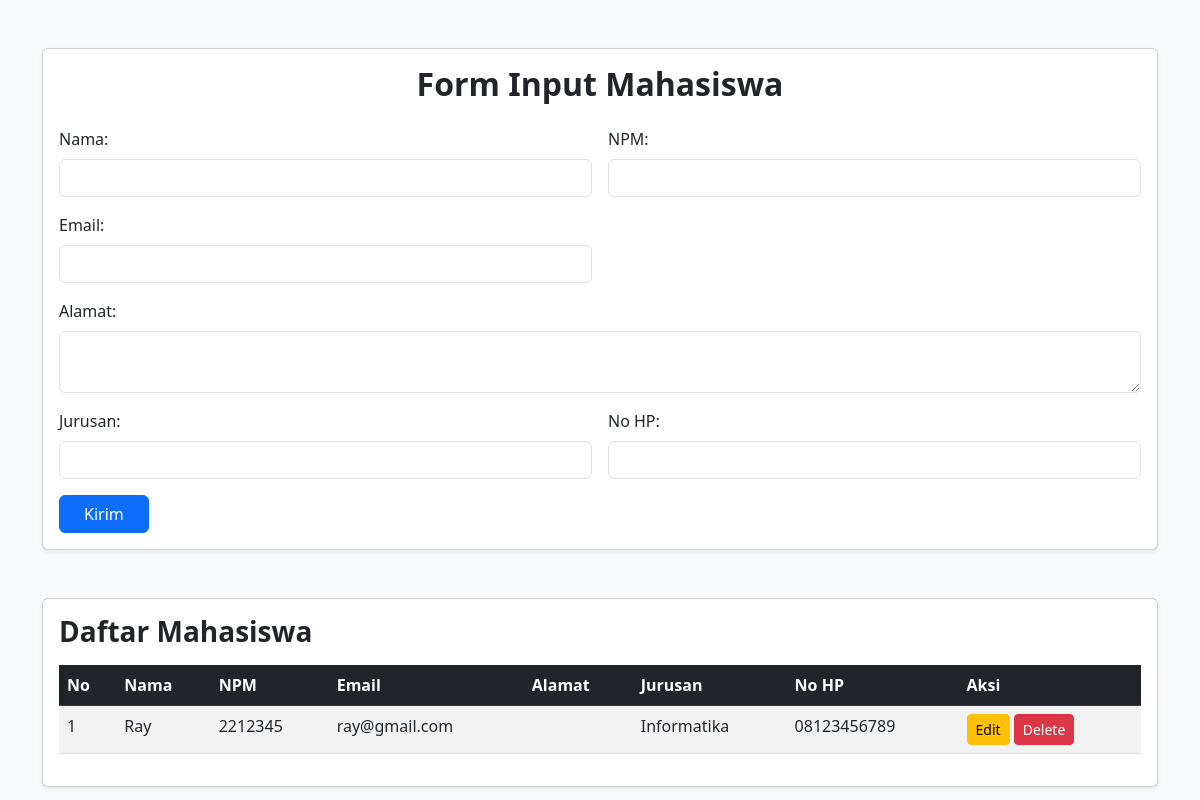
Page /mahasiswa/input/ (signed in) on the earlier database version.
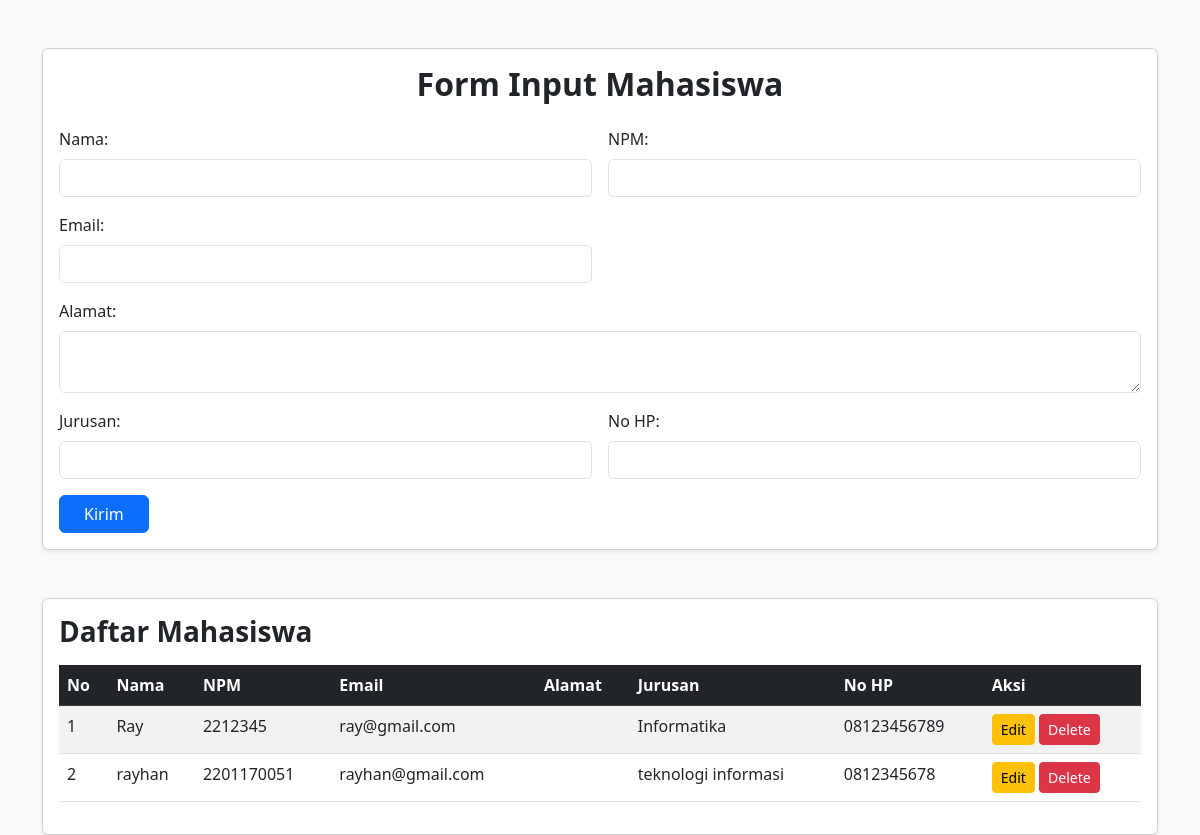
Same page on the later database version.
### mahasiswa/models.py (models this page shows, shortened)
class Mahasiswa(models.Model):
    nama = models.CharField(max_length=200)
    npm = models.CharField(max_length=50, unique=True)
    email = models.EmailField()
    nohp = models.CharField(max_length=20)
    jurusan = models.CharField(max_length=100)
    class Meta:
        verbose_name = "Mahasiswa"
        verbose_name_plural = "Mahasiswas"   # atau "Mahasiswa" sesuai preferensi

### mahasiswa/views.py (the view)
# urls.py: path('input/', views.input_mahasiswa, name='input_mahasiswa'),
@login_required(login_url='/admin/login/')
def input_mahasiswa(request):
    if request.method == 'POST':
        form = MahasiswaForm(request.POST)
        if form.is_valid():
            form.save()
            return redirect('input_mahasiswa')
    else:
        form = MahasiswaForm()
    data = Mahasiswa.objects.all()
    total_mahasiswa = Mahasiswa.objects.count()
    context = {
        'form': form,
        'data': data,
        'total_mahasiswa': total_mahasiswa,
    }
    return render(request, 'mahasiswa/input.html', context)

### mahasiswa/forms.py
class MahasiswaForm(forms.ModelForm):
    class Meta:
        model = Mahasiswa
        fields = ['nama', 'npm', 'email', 'jurusan', 'nohp']
        widgets = {
            'nama': forms.TextInput(attrs={'class': 'form-control', 'placeholder': 'Masukkan nama lengkap'}),
            'npm': forms.TextInput(attrs={'class': 'form-control', 'placeholder': 'Masukkan NPM'}),
            'email': forms.EmailInput(attrs={'class': 'form-control', 'placeholder': 'Masukkan email'}),
            'jurusan': forms.TextInput(attrs={'class': 'form-control', 'placeholder': 'Masukkan jurusan'}),
            'nohp': forms.TextInput(attrs={'class': 'form-control', 'placeholder': 'Masukkan nomor HP'}),
        }

### mahasiswa/templates/mahasiswa/input.html (shortened to what this page needs)
<!DOCTYPE html>
<html lang="en">
<head>
    <link href="https://cdn.jsdelivr.net/npm/bootstrap@5.3.0/dist/css/bootstrap.min.css" rel="stylesheet">
</head>
<body class="bg-light">
<div class="container mt-5">
    <div class="card shadow-sm">
        <div class="card-body">
            <h2 class="mb-4 text-center fw-bold">Form Input Mahasiswa</h2>
            <form method="POST" class="row g-3">
                <div class="col-md-6">
                    <label class="form-label">Nama:</label>
                    <input type="text" name="nama" class="form-control" required>
                </div>
                <div class="col-md-6">
                    <label class="form-label">NPM:</label>
                    <input type="text" name="npm" class="form-control" required>
                </div>
                <div class="col-md-6">
                    <label class="form-label">Email:</label>
                    <input type="email" name="email" class="form-control" required>
                </div>
                <div class="col-md-12">
                    <label class="form-label">Alamat:</label>
                    <textarea name="alamat" class="form-control" required></textarea>
                </div>
                <div class="col-md-6">
                    <label class="form-label">Jurusan:</label>
                    <input type="text" name="jurusan" class="form-control" required>
                </div>
                <div class="col-md-6">
                    <label class="form-label">No HP:</label>
                    <input type="text" name="nohp" class="form-control" required>
                </div>
                <div class="col-12">
                    <button class="btn btn-primary px-4">Kirim</button>
                </div>
            </form>
        </div>
    </div>
    <div class="card mt-5 shadow-sm">
        <div class="card-body">
            <h3 class="fw-bold mb-3">Daftar Mahasiswa</h3>
            <table class="table table-striped table-hover">
                <thead class="table-dark">
                    <tr>
                        <th>No</th>
                        <th>Nama</th>
                        <th>NPM</th>
                        <th>Email</th>
                        <th>Alamat</th>
                        <th>Jurusan</th>
                        <th>No HP</th>
                        <th>Aksi</th>
                    </tr>
                </thead>
                <tbody>
                    {% for m in data %}
                    <tr>
                        <td>{{ forloop.counter }}</td>
                        <td>{{ m.nama }}</td>
                        <td>{{ m.npm }}</td>
                        <td>{{ m.email }}</td>
                        <td>{{ m.alamat }}</td>
                        <td>{{ m.jurusan }}</td>
                        <td>{{ m.nohp }}</td>
                        <td>
                            <a href="{% url 'edit_mahasiswa' m.id %}" class="btn btn-warning btn-sm">Edit</a>
                            <a href="{% url 'delete_mahasiswa' m.id %}" class="btn btn-danger btn-sm">Delete</a>
                        </td>
                    </tr>
                    {% empty %}
                    <tr>
                        <td colspan="8" class="text-center">Belum ada data.</td>
                    </tr>
                    {% endfor %}
                </tbody>
            </table>
        </div>
    </div>
</div>
</body>
</html>

Differences in the rows shown:
added Mahasiswa: nama "rayhan", npm "2201170051", email "rayhan@gmail.com", jurusan "teknologi informasi", nohp "0812345678"
